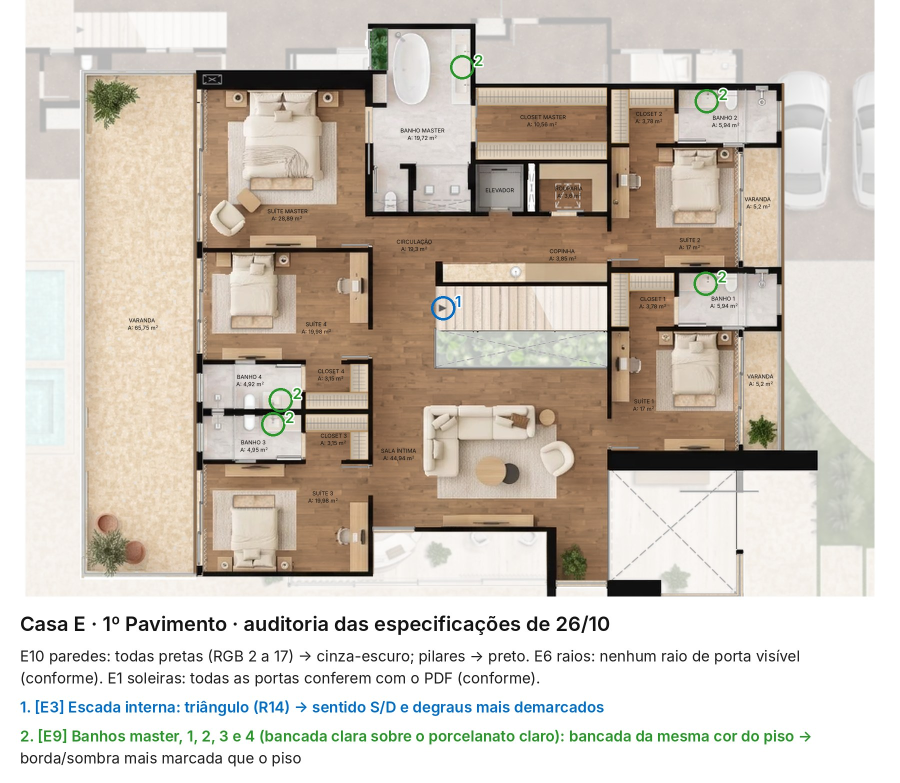
#> input picture projetos/POE642_CasaE/renders/POE642_CasaE_PH_1Pavimento_auditoria_2610.jpg, 1800 x 1565 px, given in place of POE642_CasaA_PH_Terreo_final_rotulos.png, which was not available (shown at 1/2 size)
$ python travertino_terreo_casaa_2511.py
#> lines starting #> are read from the running program, lines starting #| are printed output that depends on the picture; after the words box and inside, x2 and y2 are one past the last pixel; in counts of white or black regions, pixels touching at a corner belong together
"""Casa A Térreo: o travertino bruto novo (25/11).

Usuário: "vamos revisar o piso de travertino bruto. traga me 3 opções para utilizar, pois o que está inserido não ficou
bom". As 3 texturas (vista de cima, sem juntas) saíram do Higgsfield (`_texturas/travertino_opcoes_2511`) e foram
aplicadas na varanda, nas salas e no jantar (`renders/POE642_CasaA_PH_Terreo_2511_travertino_opcoes.jpg`). Escolhas:
"vamos usar esse nos pisos onde for travertino bruto" (a opção 2, travertino Navona marfim, veio suave) e "esse tom para
bancadas no travertino" (a opção 3, travertino em corte transversal, o fiorito).

- Piso: o travertino da final é o creme claro de Lab ~ (225, 130, 135) (varanda, salas, jantar, halls, escritório,
  lavabo, banhos, lavatório e área gourmet; o Bege Bahia da piscina e do pergolado é mais amarelo e fica). Esses px, nos
  corpos grandes, recebem a textura da opção 2 (1,2 m por quadro, espelhada, as faixas do veio na horizontal) vezes a
  luz do lugar (a luminância do piso antigo, bem desfocada, relativa à mediana): as sombras dos móveis ficam; o
  tracejado, os rótulos, os móveis e as paredes ficam (não têm a cor do piso). A cama do Q. MOTORISTA e a escada caracol
  (claras) ficam de fora; os restos do piso antigo junto às paredes e às bancadas (mais claros ou mais acinzentados)
  entram pela borda (`borda_velha`). No 12K, o mesmo teste de cor, só perto do piso achado na final (o mapa de `doze_k.json`).
- Bancada: a do lavabo (a única de travertino do Térreo) recebe a textura da opção 3 vezes a luz dela (a cuba esculpida
  com a sombra da bacia junto); a torneira (cinza) fica.

Final, prancha e 12K A e B.

  python3 travertino_terreo_casaa_2511.py
"""
import json
import sys
from pathlib import Path

import cv2
import numpy as np
from PIL import Image

Image.MAX_IMAGE_PIXELS = None
sys.path.insert(0, str(Path(__file__).resolve().parent))
import esquadrias_pretas_1911 as EP  # noqa: E402

PLANTA = "A_Terreo"
TEX = EP.PROJ / "_texturas/travertino_opcoes_2511"
PISO = dict(textura="travertino_opcao_2.png", m=1.2, ref=(225.0, 130.0, 135.0), peso=(0.35, 1.6, 1.6), lim=9.0,
            lim_borda=12.0, area_min=3000, luz_sig=4.0,
            fora=[(2392.0, 1115.0, 2451.0, 1235.0),      # a cama do Q. MOTORISTA
                  (1905.0, 1560.0, 1995.0, 1650.0)])     # a escada caracol
BANCADAS = [dict(caixa=(2316.0, 410.0, 2345.5, 515.5), textura="travertino_opcao_3.png", m=0.6)]   # lavabo
PX_M = 59.7059


def tex_tile(nome, lado):
    T = cv2.imread(str(TEX / nome)).astype(np.float32)
    T = cv2.resize(T, (lado, lado), interpolation=cv2.INTER_AREA)
    T2 = np.concatenate([T, T[:, ::-1]], 1)
    return np.concatenate([T2, T2[::-1]], 0)            # espelhada: sem emenda


def textura_em(T2, X, Y):
    """A textura espelhada nas coordenadas (px da imagem) X (colunas) e Y (linhas)."""
    p = T2.shape[0]
    return T2[np.mod(Y, p)[:, None], np.mod(X, p)[None, :]]


def mascara_cor(img):
    lab = cv2.cvtColor(img, cv2.COLOR_BGR2LAB).astype(np.float32)
    dE = np.sqrt(((lab - np.float32(PISO["ref"])) ** 2 * np.float32(PISO["peso"])).sum(2))
    return dE


def borda_velha(img, m, dE, escala):
    """Os restos do piso antigo junto às paredes e às bancadas (mais claros ou mais acinzentados que o miolo, fora do teste
    estrito): perto do piso achado (6 px da final), no creme do travertino antigo (b de Lab < 138: as almofadas creme
    passam de 139) e claros (o tapete cinza e as sombras fortes ficam)."""
    lab = cv2.cvtColor(img, cv2.COLOR_BGR2LAB)
    r = max(1, int(round(6 * escala)))
    perto = cv2.dilate(m.astype(np.uint8), cv2.getStructuringElement(cv2.MORPH_ELLIPSE, (2 * r + 1, 2 * r + 1))).astype(bool)
    return perto & (dE < 14.0) & (lab[..., 2] < 138) & (lab[..., 0] > 175)


def mascara_final(img):
    dE = mascara_cor(img)
    c = (dE < PISO["lim"]).astype(np.uint8)
    c = cv2.morphologyEx(c, cv2.MORPH_OPEN, np.ones((3, 3), np.uint8))
    n, lab, st, _ = cv2.connectedComponentsWithStats(c, 8)
    keep = np.zeros(n, bool)
    keep[1:] = st[1:, cv2.CC_STAT_AREA] > PISO["area_min"]
    m = keep[lab]
    m = cv2.morphologyEx(m.astype(np.uint8), cv2.MORPH_CLOSE, np.ones((3, 3), np.uint8)).astype(bool) & (dE < PISO["lim_borda"])
    m |= borda_velha(img, m, dE, 1.0)
    for x0, y0, x1, y1 in PISO["fora"]:
        m[int(y0):int(y1), int(x0):int(x1)] = False
    return m


def piso(img, m, escala, X0=0, Y0=0, T2=None):
    """O piso novo nos px m (a imagem é um recorte que começa em X0, Y0 no sistema de px da imagem inteira)."""
    L = img.astype(np.float32).mean(2)
    sig = PISO["luz_sig"] * escala
    w = cv2.GaussianBlur(m.astype(np.float32), (0, 0), sig)
    Lb = cv2.GaussianBlur(np.where(m, L, 0).astype(np.float32), (0, 0), sig) / np.maximum(w, 1e-3)
    med = np.median(Lb[m]) if m.any() else 1.0
    sh = Lb / med
    H, W = m.shape
    TT = textura_em(T2, np.arange(X0, X0 + W), np.arange(Y0, Y0 + H))
    novo = TT * sh[..., None]
    a = cv2.GaussianBlur(m.astype(np.float32), (0, 0), max(0.5, 0.35 * escala)) * m
    return np.clip(img * (1 - a[..., None]) + novo * a[..., None], 0, 255).astype(np.uint8), med


def bancadas(img, escala, origem):
    for bnc in BANCADAS:
        x0, y0, x1, y1 = bnc["caixa"]
        A0, B0 = int(round((x0 - origem[0]) * escala)), int(round((y0 - origem[1]) * escala))
        A1, B1 = int(round((x1 - origem[0]) * escala)), int(round((y1 - origem[1]) * escala))
        reg = img[B0:B1, A0:A1].astype(np.float32)
        quente = (reg[..., 2] - reg[..., 0]) > 15                       # a pedra (a torneira é cinza)
        L = reg.mean(2)
        sh = L / max(float(np.median(L[quente])), 1.0)
        T2 = tex_tile(bnc["textura"], max(8, int(round(bnc["m"] * PX_M * escala))))
        TT = textura_em(T2, np.arange(A1 - A0), np.arange(B1 - B0))
        a = cv2.GaussianBlur(quente.astype(np.float32), (0, 0), max(0.4, 0.3 * escala)) * quente
        img[B0:B1, A0:A1] = np.clip(reg * (1 - a[..., None]) + TT * sh[..., None] * a[..., None], 0, 255).astype(np.uint8)
    return img


def main():
    c, pav = PLANTA.split("_")
    base = cv2.imread(str(EP.PROJ / EP.PLANTAS[PLANTA][0]))
#> base is the input picture: shape (1565, 1800, 3); mean B, G, R 186.2, 196.9, 205.9
    m_final = mascara_final(base)
#> in mascara_final, `c = (dE < PISO["lim"]).astype(np.uint8)`:
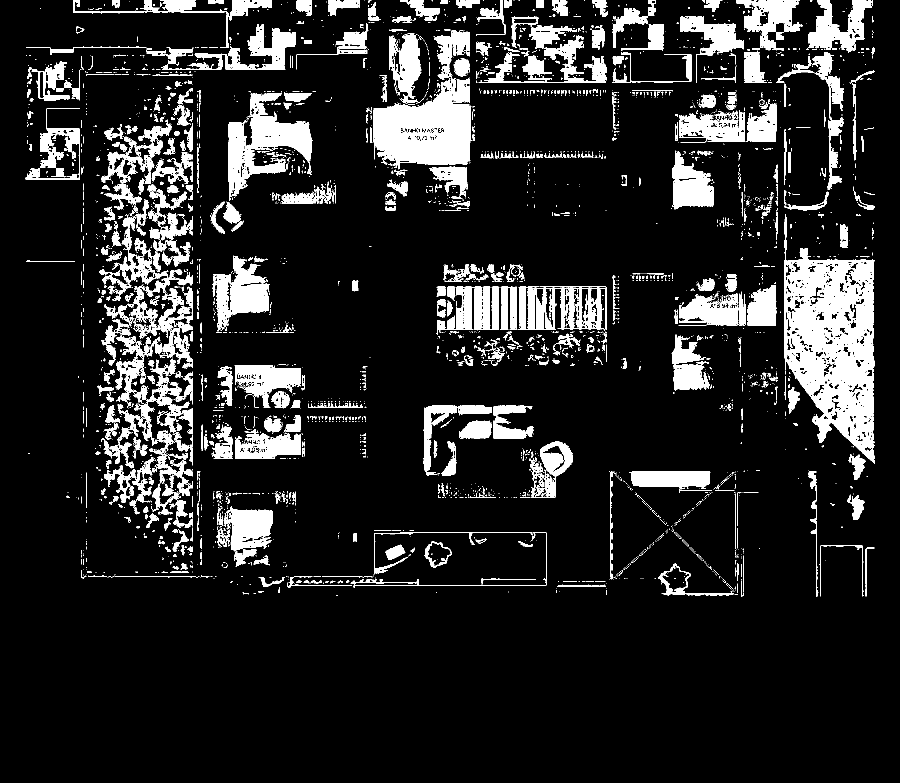
#> c: shape (1565, 1800) (shown at 1/2 size); values 0 (black) and 1 (white), 13.7% white; 3449 white regions (2851 under 20 px), largest, box (x1, y1, x2, y2) and area: (1569, 428, 1749, 928) 49306, (746, 61, 942, 339) 26958, (456, 185, 625, 402) 14681
#> in mascara_final, `c = cv2.morphologyEx(c, cv2.MORPH_OPEN, np.ones((3, 3), np.uint8))`: c: shape (1565, 1800); values 0 (black) and 1 (white), 11.8% white; 1127 white regions (420 under 20 px), largest, box (x1, y1, x2, y2) and area: (1569, 519, 1749, 925) 47667, (746, 158, 942, 332) 23087, (456, 186, 624, 394) 14014
#> in mascara_final, `n, lab, st, _ = cv2.connectedComponentsWithStats(c, 8)`:
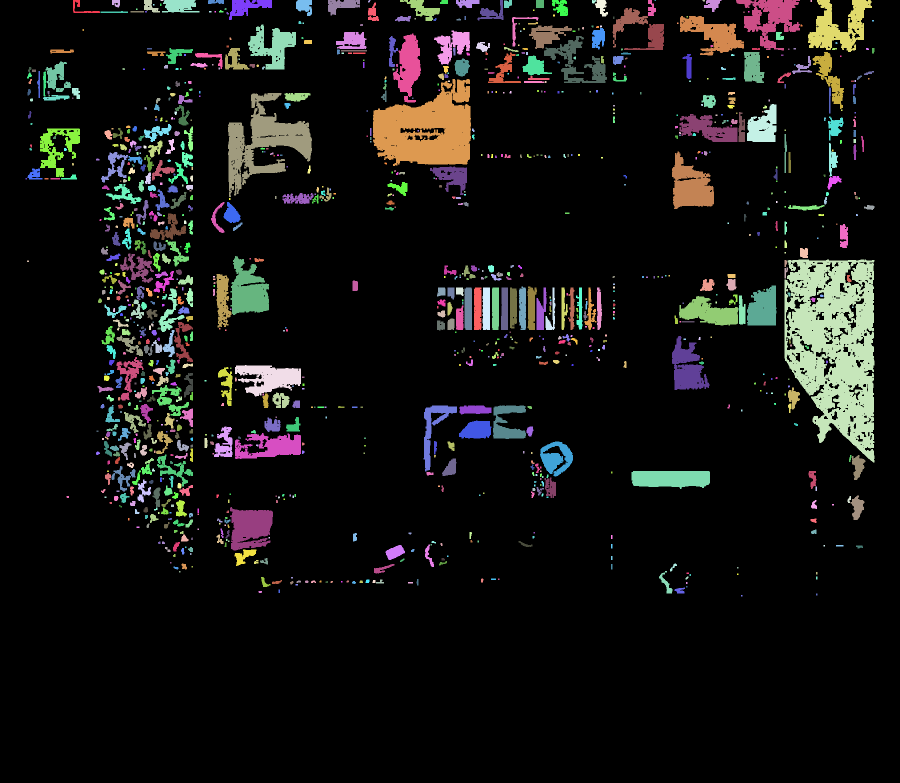
#> lab: shape (1565, 1800) int32 (shown at 1/2 size); 1128 distinct labels, from 0 to 1127; one colour per label, 0 black
#> in mascara_final, `n, lab, st, _ = cv2.connectedComponentsWithStats(c, 8)`: n = 1128; st = 1128 rows, first 6: [0, 0, 1800, 1565, 2483434], [146, 0, 54, 26, 367], [224, 0, 16, 15, 180], [288, 0, 32, 25, 432], [321, 0, 6, 2, 12], [324, 0, 75, 25, 1430]
#> in mascara_final, `m = cv2.morphologyEx(m.astype(np.uint8), cv2.MORPH_CLOSE, np.ones((3, ..`: m: shape (1565, 1800) bool; 6.1% white; 21 white regions, largest, box (x1, y1, x2, y2) and area: (1569, 519, 1749, 925) 49474, (746, 158, 942, 332) 23268, (456, 186, 624, 394) 14440
#> in borda_velha, `lab = cv2.cvtColor(img, cv2.COLOR_BGR2LAB)`: lab: shape (1565, 1800, 3); mean of channels 0, 1, 2 202.1, 129.8, 134.9
#> in borda_velha, `perto = cv2.dilate(m.astype(np.uint8), cv2.getStructuringElement(cv2.M..`: perto: shape (1565, 1800) bool; 8.9% white; 20 white regions, largest, box (x1, y1, x2, y2) and area: (1563, 513, 1755, 931) 64088, (740, 61, 948, 338) 36102, (450, 180, 630, 400) 21642
#> in borda_velha, `return perto & (dE < 14.0) & (lab[..., 2] < 138) & (lab[..., 0] > 175)`: returned value: shape (1565, 1800) bool; 7.7% white; 159 white regions (124 under 20 px), largest, box (x1, y1, x2, y2) and area: (1569, 513, 1749, 931) 61037, (745, 66, 944, 338) 32613, (457, 186, 624, 400) 16559
#> in mascara_final, `m |= borda_velha(img, m, dE, 1.0)`: m: shape (1565, 1800) bool; 7.9% white; 132 white regions (100 under 20 px), largest, box (x1, y1, x2, y2) and area: (1569, 513, 1749, 931) 61037, (745, 66, 944, 338) 32614, (456, 186, 624, 400) 16987
    T2f = tex_tile(PISO["textura"], int(round(PISO["m"] * PX_M)))
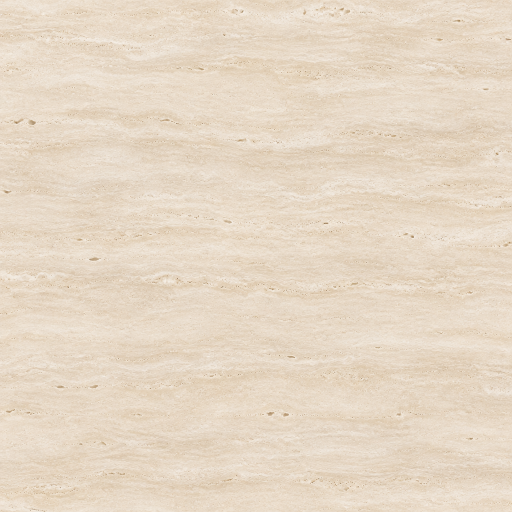
#> input picture projetos/_texturas/travertino_opcoes_2511/travertino_opcao_2.png, 1024 x 1024 px (shown at 1/2 size)
    for f in EP.PLANTAS[PLANTA]:
        im = cv2.imread(str(EP.PROJ / f))
        m = mascara_final(im)
        im, med = piso(im, m, 1.0, T2=T2f)
#> in piso, `Lb = cv2.GaussianBlur(np.where(m, L, 0).astype(np.float32), (0, 0), si..`:
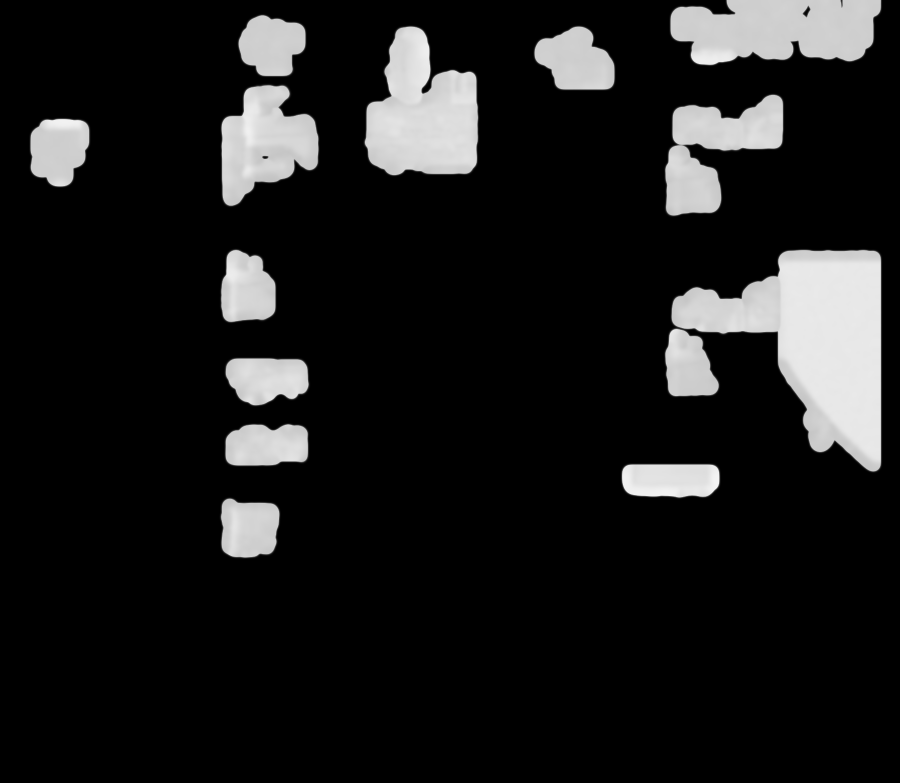
#> Lb: shape (1565, 1800) float32 (shown at 1/2 size); min 0, max 244.3, mean 27.4
#> in piso, `med = np.median(Lb[m]) if m.any() else 1.0`: med = 216.1
#> in piso, `novo = TT * sh[..., None]`:
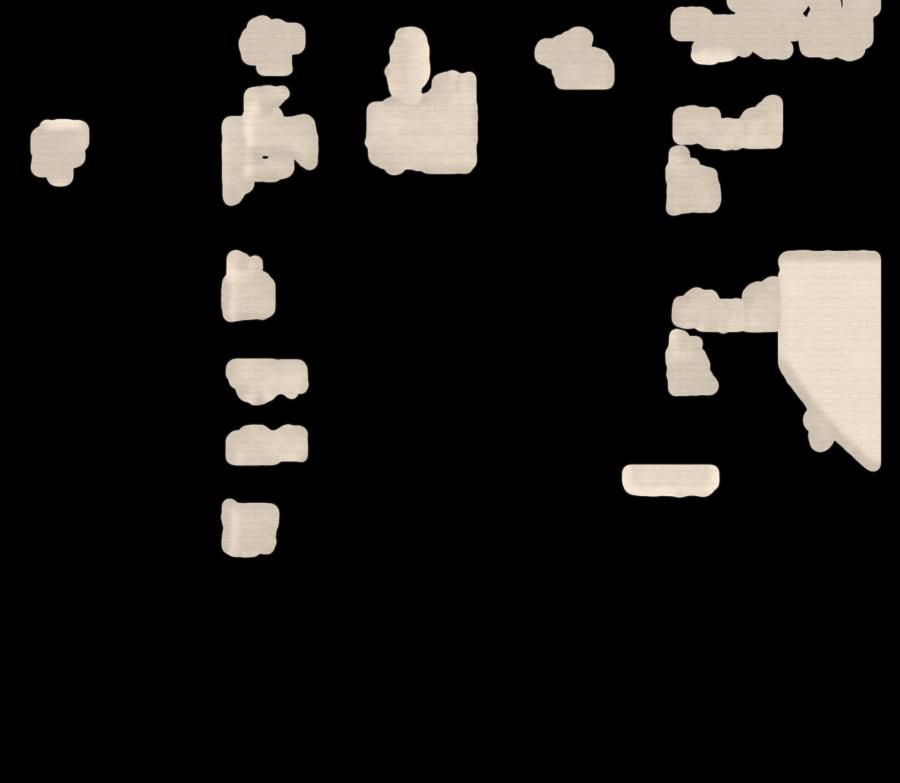
#> novo: shape (1565, 1800, 3) float32 (shown at 1/2 size); mean of channels 0, 1, 2 25, 27.3, 29.2; drawn with min black and max white
#> med = 216.1
        im = bancadas(im, 1.0, (0.0, 0.0))
#> in bancadas, `reg = img[B0:B1, A0:A1].astype(np.float32)`: reg = empty array
#> call 2 of tex_tile, with nome = 'travertino_opcao_3.png', lado = 36
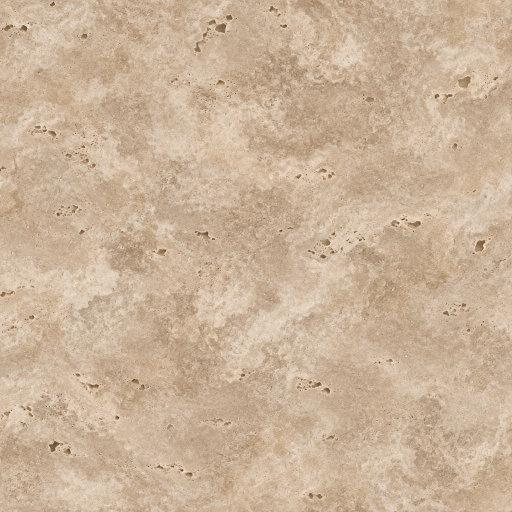
#> input picture projetos/_texturas/travertino_opcoes_2511/travertino_opcao_3.png, 1024 x 1024 px (shown at 1/2 size)
#> in textura_em (call 2), `return T2[np.mod(Y, p)[:, None], np.mod(X, p)[None, :]]`:
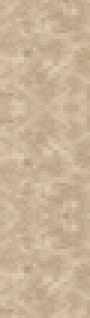
#> returned value: shape (106, 30, 3) float32 (shown 3 times larger); mean of channels 0, 1, 2 153.6, 178.6, 202.2; drawn as B, G, R
        cv2.imwrite(str(EP.PROJ / f), im)
        if f == EP.PLANTAS[PLANTA][0]:
            novo = im
        print(f, "piso:", int(m.sum()), "px")
    pf = EP.PROJ / f"POE642_Casa{c}/entrega/POE642_Casa{c}_PH_{pav}_entrega.png"
    pr = cv2.imread(str(pf))
    pr[:2160] = novo
    cv2.imwrite(str(pf), pr)
    dz = json.loads((EP.PROJ / "POE642_Book/checklist/dados/doze_k.json").read_text())[PLANTA]
    s, x0, y0 = dz["s"], dz["x0"], dz["y0"]
    perto = cv2.dilate(m_final.astype(np.uint8), np.ones((7, 7), np.uint8))
    T2k = tex_tile(PISO["textura"], int(round(PISO["m"] * PX_M * s)))
    for op in "AB":
        rel = EP.PROJ / f"POE642_Casa{c}/entrega/POE642_Casa{c}_PH_{pav}_12K_opcao_{op}.jpg"
        pil = Image.open(rel)
        dpi = pil.info.get("dpi", (743, 743))
        im = cv2.cvtColor(np.array(pil.convert("RGB")), cv2.COLOR_RGB2BGR)
        del pil
        H, W = im.shape[:2]
        faixa, sobra = 1400, 120
        tot = 0
        for b0 in range(0, H, faixa):
            r0, r1 = max(0, b0 - sobra), min(H, b0 + faixa + sobra)
            reg = im[r0:r1].copy()
            M = np.float32([[s, 0, -x0 * s], [0, s, -y0 * s - r0]])
            pm = cv2.warpAffine(perto, M, (W, r1 - r0), flags=cv2.INTER_NEAREST).astype(bool)
            dE = mascara_cor(reg)
            m = pm & (dE < PISO["lim"])
            m = cv2.morphologyEx(m.astype(np.uint8), cv2.MORPH_OPEN, np.ones((5, 5), np.uint8)).astype(bool)
            m = cv2.morphologyEx(m.astype(np.uint8), cv2.MORPH_CLOSE, np.ones((5, 5), np.uint8)).astype(bool) & pm & (dE < PISO["lim_borda"])
            m |= borda_velha(reg, m, dE, s) & pm
            novo_r, _ = piso(reg, m, s, X0=0, Y0=r0, T2=T2k)
            a, bb = b0 - r0, min(b0 + faixa, H) - r0
            im[b0:min(b0 + faixa, H)] = novo_r[a:bb]
            tot += int(m[a:bb].sum())
            del reg, novo_r, m, dE, pm
        cinza = cv2.cvtColor(im, cv2.COLOR_BGR2GRAY)
        for bnc in BANCADAS:
            bx0, by0, bx1, by1 = bnc["caixa"]
            mapa, cc = EP.registro_12k(base, cinza, dz, (int(bx0) - 60, int(by0) - 60, int(bx1) + 60, int(by1) + 60))
            A, B = mapa(bx0, by0)
            sx = (mapa(bx0 + 1000.0, by0)[0] - A) / 1000.0
            im = bancadas(im, sx, (bx0 - A / sx, by0 - B / sx))
        del cinza
        Image.fromarray(cv2.cvtColor(im, cv2.COLOR_BGR2RGB)).save(rel, quality=95, subsampling=0, dpi=dpi)
        print(rel.name, "piso:", tot, "px")
        del im


if __name__ == "__main__":
#> (the run stopped early here; a loop or call above may not have finished)
